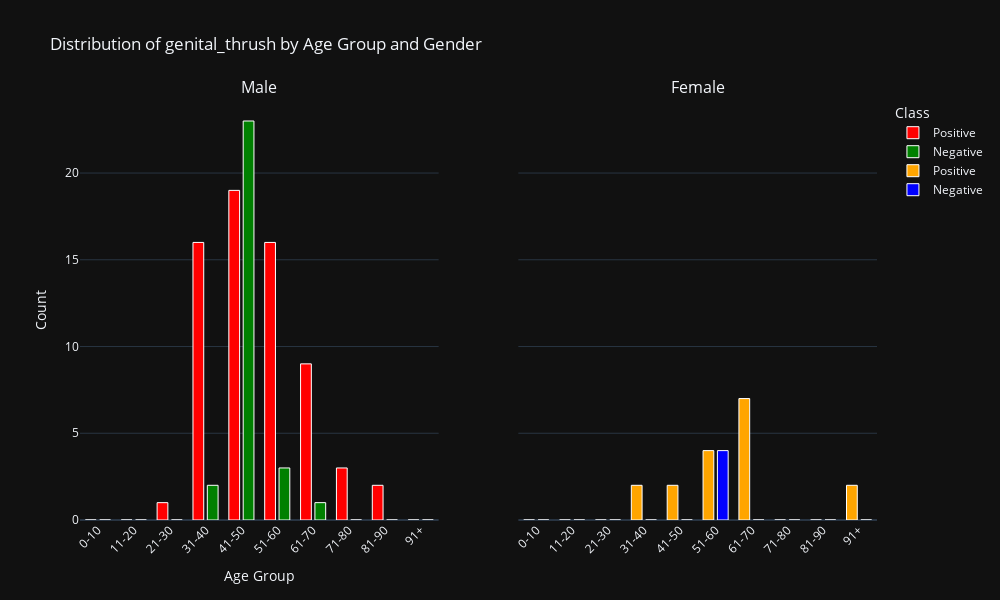

Notebook source saved alongside this figure:
### Code cell
distribution_plot('genital_thrush')

### Figure 1 — Plotly figure (JSON) as saved in the notebook; plotly's stock layout.template omitted (floating-point values rounded to 4 significant figures)
{"data": [{"marker": {"color": "red", "line": {"color": "white", "width": 1}}, "name": "Positive", "type": "bar", "width": 0.3, "x": ["0-10", "11-20", "21-30", "31-40", "41-50", "51-60", "61-70", "71-80", "81-90", "91+"], "xaxis": "x", "y": [0, 0, 1, 16, 19, 16, 9, 3, 2, 0], "yaxis": "y"}, {"marker": {"color": "green", "line": {"color": "white", "width": 1}}, "name": "Negative", "type": "bar", "width": 0.3, "x": ["0-10", "11-20", "21-30", "31-40", "41-50", "51-60", "61-70", "71-80", "81-90", "91+"], "xaxis": "x", "y": [0, 0, 0, 2, 23, 3, 1, 0, 0, 0], "yaxis": "y"}, {"marker": {"color": "orange", "line": {"color": "white", "width": 1}}, "name": "Positive", "type": "bar", "width": 0.3, "x": ["0-10", "11-20", "21-30", "31-40", "41-50", "51-60", "61-70", "71-80", "81-90", "91+"], "xaxis": "x2", "y": [0, 0, 0, 2, 2, 4, 7, 0, 0, 2], "yaxis": "y2"}, {"marker": {"color": "blue", "line": {"color": "white", "width": 1}}, "name": "Negative", "type": "bar", "width": 0.3, "x": ["0-10", "11-20", "21-30", "31-40", "41-50", "51-60", "61-70", "71-80", "81-90", "91+"], "xaxis": "x2", "y": [0, 0, 0, 0, 0, 4, 0, 0, 0, 0], "yaxis": "y2"}], "layout": {"annotations": [{"font": {"size": 16}, "showarrow": false, "text": "Male", "x": 0.225, "xanchor": "center", "xref": "paper", "y": 1, "yanchor": "bottom", "yref": "paper"}, {"font": {"size": 16}, "showarrow": false, "text": "Female", "x": 0.775, "xanchor": "center", "xref": "paper", "y": 1, "yanchor": "bottom", "yref": "paper"}], "barmode": "group", "height": 600, "legend": {"title": {"text": "Class"}}, "title": {"text": "Distribution of genital_thrush by Age Group and Gender"}, "width": 1000, "xaxis": {"anchor": "y", "domain": [0, 0.45], "tickangle": -45, "title": {"text": "Age Group"}}, "xaxis2": {"anchor": "y2", "domain": [0.55, 1], "tickangle": -45}, "yaxis": {"anchor": "x", "domain": [0, 1], "title": {"text": "Count"}}, "yaxis2": {"anchor": "x2", "domain": [0, 1], "matches": "y", "showticklabels": false}}}
